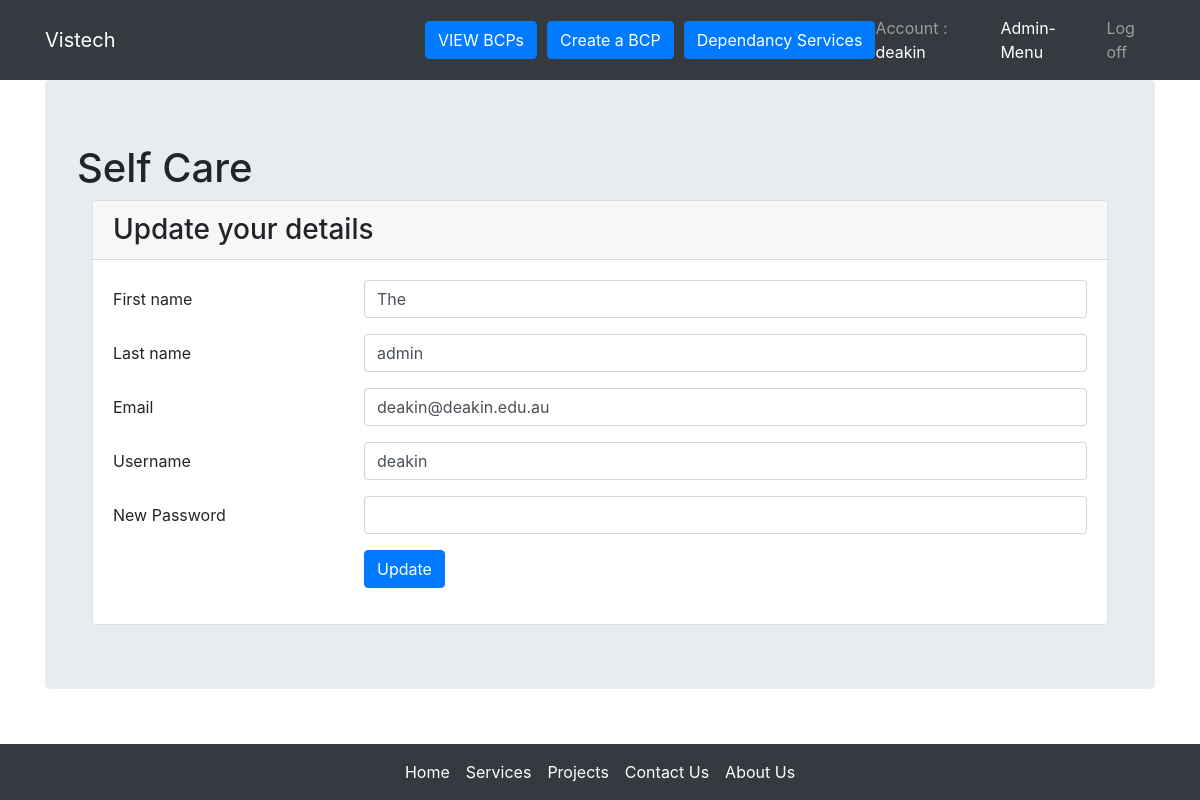
/selfcare.php (signed in), run on the app's committed database.
### tables this page shows
CREATE TABLE `users` (
  `id` int(11) NOT NULL,
  `username` varchar(32) NOT NULL,
  `password` varchar(64) NOT NULL,
  `email` varchar(64) NOT NULL,
  `firstname` varchar(32) NOT NULL,
  `lastname` varchar(32) NOT NULL,
  `creation_date` date NOT NULL,
  `last_login` date NOT NULL,
  `confirm_code` varchar(64) NOT NULL,
  `account_active` tinyint(1) NOT NULL,
  `user_priv_level` int(4) NOT NULL,
  `email_confirmed` tinyint(1) NOT NULL,
  `account_administratively_disabled` tinyint(1) NOT NULL
);

### selfcare.php (the view, shortened to what this page needs)
<?php
require_once "email.php";
?>
<!doctype html>
<html lang="en">
  <head>
    <?php include 'head.php'; ?>
  </head>
  <body>
    <?php include 'navbar.php'; ?>
    <?php
$username = stripslashes($_SESSION["username"]);
$result = $con->query("SELECT * from users WHERE username='$username'");
$row = mysqli_fetch_assoc($result);
$dB_users_email = $row["email"];
$db_users_firstname = $row["firstname"];
$db_users_lastname = $row["lastname"];
            ?>
    <main class="container">
      <div class="jumbotron">
        <h1>Self Care</h1>
        <div class="container form">
                                                <div class="card card-outline-secondary">
                                                        <div class="card-header">
                                                                <h3 class="mb-0">Update your details</h3>
                                                        </div>
                                                        <div class="card-body">
                                                                <form class="form" autocomplete="off" name="update"  method="post">
                                                                        <div class="form-group row">
                                                                        <label class="col-lg-3 col-form-label form-control-label">First name</label>
                                                                        <div class="col-lg-9">
                                                                                <input class="form-control" name="firstname" type="text" value="<?php echo $db_users_firstname; ?>" required />
                                                                        </div>
                                                                        </div>
                                                                        <div class="form-group row">
                                                                        <label class="col-lg-3 col-form-label form-control-label">Last name</label>
                                                                        <div class="col-lg-9">
                                                                                <input class="form-control" name="lastname" type="text" value="<?php echo $db_users_lastname; ?>" required />
                                                                        </div>
                                                                        </div>
                                                                        <div class="form-group row">
                                                                        <label class="col-lg-3 col-form-label form-control-label">Email</label>
                                                                        <div class="col-lg-9">
                                                                                <input class="form-control" name="email" type="email" value="<?php echo $dB_users_email; ?>" required />
                                                                        </div>
                                                                        </div>
                                                                        <div class="form-group row">
                                                                        <label class="col-lg-3 col-form-label form-control-label">Username</label>
                                                                        <div class="col-lg-9">
                                                                                <input class="form-control" name="username" type="text" value="<?php echo $username; ?>" required />
                                                                        </div>
                                                                        </div>
                                                                        <div class="form-group row">
                                                                        <label class="col-lg-3 col-form-label form-control-label">New Password</label>
                                                                        <div class="col-lg-9">
                                                                                <input class="form-control"  pattern=".{4,32}" minlength=4 title="Password should be between 4 and 32 characters" name="password" type="password" id="password" required />
                                                                        </div>
                                                                        </div>
                                                                        <div class="form-group row">
                                                                        <label class="col-lg-3 col-form-label form-control-label"></label>
                                                                        <div class="col-lg-9">
                                                                                <input type="submit" class="btn btn-primary" value="Update">
                                                                        </div>
                                                                        </div>
                                                                </form>
                                                        </div>
                                                </div>
                                        </div>
      </div>
    </main>
    <?php include 'footer.php'?>
  </body>
</html>

### data on the page
users: firstname "The", lastname "admin", email "deakin@deakin.edu.au"

### other printed values
$_SESSION["username"] "deakin"
